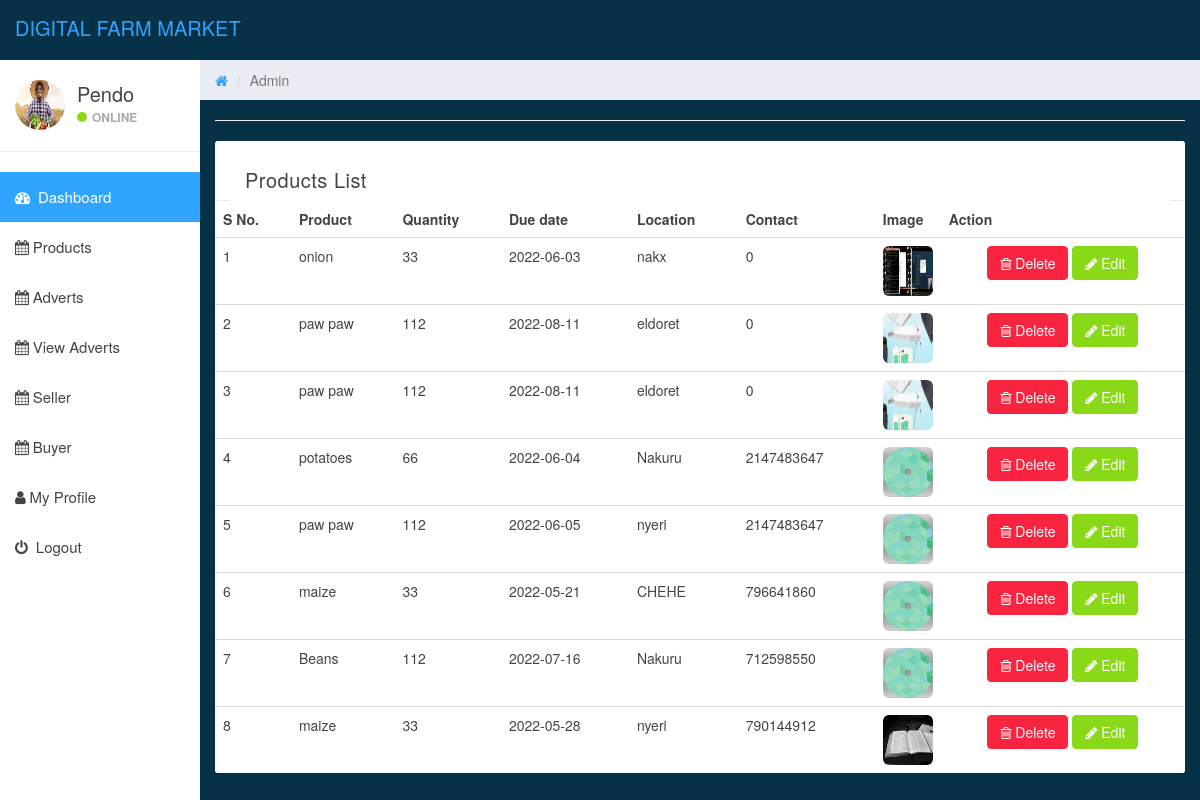
The app's page /admin/products.php (signed in) with its own data.
### tables this page shows
CREATE TABLE `product` (
  `id` int(33) NOT NULL,
  `sellerid` int(25) NOT NULL,
  `product` text NOT NULL,
  `quantity` varchar(12) NOT NULL,
  `date` date NOT NULL,
  `image` varchar(233) NOT NULL,
  `location` varchar(23) NOT NULL,
  `Price` int(33) NOT NULL,
  `contact` int(14) NOT NULL
);

### admin/products.php (the view, shortened to what this page needs)
<?php
include('../includes/dbconnect.php');
  ?>
<!DOCTYPE html>
<html>
<head>
	<link href="../css/bootstrap.min.css" rel="stylesheet">
	<link href="../css/font-awesome.min.css" rel="stylesheet">
	<link href="../css/datepicker3.css" rel="stylesheet">
	<link href="../css/styles.css" rel="stylesheet">
</head>
<body>
	<?php include_once('../includes/header.php');?>
	<?php include_once('../includes/sidebarADMIN.php');?>
	<div class="col-sm-9 col-sm-offset-3 col-lg-10 col-lg-offset-2 main">
		<div class="row">
			<ol class="breadcrumb">
				<li><a href="#">
					<em class="fa fa-home"></em>
				</a></li>
				<li class="active">Admin</li>
			</ol>
		</div>
	<div class="row ">
			<div class="col-lg-12 ">
		<hr/>
    <div class="panel panel-default">
        <div class="panel-heading">
            <h4 class="modal-title" id="myModalLabel">
			<div class="panel panel-primary">
			<div class="panel-heading">
			Products List
			</div>
			</div>
			</h4>
     </div>
         <table class="table table-dark table-hover">
                <tr><th>S No.</th>
            <th>Product</th>
            <th>Quantity</th>
            <th>Due date</th>
            <th>Location</th>
            <th>Contact</th>
            <th>Image</th>
            <th>Action</th>
                </tr>
<?php
$ret=mysqli_query($con,"select * from product ");
$cnt=1;
while ($row=mysqli_fetch_array($ret)) {
?>
        <tr><td><?php echo $cnt;?></td>
       	<td><?php echo $row ['product'];?></td>
        <td><?php echo $row ['quantity'];?></td>
        <td><?php echo $row ['date'];?></td>
        <td><?php echo $row ['location'];?></td>
        <td><?php echo $row ['contact'];?></td>
        <td width="50"><img src="<?php echo $row['image']; ?>" width="50" height="50" class="img-rounded"></td>
        <td style="text-align:center">
		<a rel="tooltip"  title="Delete" id="<?php  ?>" href="#delete_user" data-target="#delete_user<?php ?>" data-toggle="modal"class="btn btn-danger btn-outline"><i class="fa fa-trash-o"></i> Delete</a>
		<a rel="tooltip"  title="Edit" id="<?php?>" href="#edit_candidate<?php  ?>"  data-toggle="modal"class="btn btn-success btn-outline"><i class="fa fa-pencil"></i> Edit</a>
		</td>
                </tr>
<?php
$cnt=$cnt+1;
}?>
                 </table>
                        </div>
                    </div>
            </div>
        </div>
						<div class="col-md-12">
						</div>
</body>
</html>

### includes/sidebarADMIN.php (shortened to what this page needs)
<?php
include('../includes/dbconnect.php');
?>
<div id="sidebar-collapse" class="col-sm-3 col-lg-2 sidebar">
        <div class="profile-sidebar">
            <div class="profile-userpic">
                <img src="../farmer.jpg" class="img-responsive" alt="">
            </div>
            <div class="profile-usertitle">
    <?php
$uid=$_SESSION['adminid'];
$ret=mysqli_query($con,"select name from admin where id='$uid'");
$row=mysqli_fetch_array($ret);
$username=$row['name'];
?>
                <div class="profile-usertitle-name"><?php echo $username; ?></div>
                <div class="profile-usertitle-status"><span class="indicator label-success"></span>Online</div>
            </div>
        </div>
        <ul class="nav menu">
            <li class="active"><a href="dashboardADMIN.php"><em class="fa fa-dashboard">&nbsp;</em> Dashboard</a></li>
            <li class=""><a href="products.php"><em class="fa fa-calendar">&nbsp;</em>Products</a></li>
           <li class=""><a href="adverts.php"><em class="fa fa-calendar">&nbsp;</em>Adverts</a></li>
           <li class=""><a href="viewadverts.php"><em class="fa fa-calendar">&nbsp;</em>View Adverts </a></li>
           <li class=""><a href="sellers.php"><em class="fa fa-calendar">&nbsp;</em>Seller </a></li>
           <li class=""><a href="buyers.php"><em class="fa fa-calendar">&nbsp;</em>Buyer </a></li>
            <li><a href="user-profile.php"><em class="fa fa-user">&nbsp;</em>My Profile</a></li>
            <li><a href="../logout.php"><em class="fa fa-power-off">&nbsp;</em> Logout</a></li>
        </ul>
    </div>

### css/styles.css (style rules this page uses)
body { background: #063146; padding-top: 60px; font-size: 14px; color: #444444; font-family: "Montserrat", "Helvetica Neue", Helvetica, Arial, sans-serif; }
a, a:hover, a:focus { color: #30a5ff; }
h1, h2, h3, h4, h5, h6 { color: #444444; }
h3, h4 { font-weight: 300; }
.btn-success, .btn-success:hover, .btn-success:focus, .btn-success:active, .btn-success.active, .open > .dropdown-toggle.btn-success, .btn-success.disabled, .btn-success[disabled], fieldset[disabled] .btn-success, .btn-success.disabled:hover, .btn-success[disabled]:hover, fieldset[disabled] .btn-success:hover, .btn-success.disabled:focus, .btn-success[disabled]:focus, fieldset[disabled] .btn-success:focus, .btn-success.disabled:active, .btn-success[disabled]:active, fieldset[disabled] .btn-success:active, .btn-success.disabled.active, .btn-success[disabled].active, fieldset[disabled] .btn-success.active { background-color: #8ad919; border-color: #8ad919; }
.btn-danger, .btn-danger:hover, .btn-danger:focus, .btn-danger:active, .btn-danger.active, .open > .dropdown-toggle.btn-danger, .btn-danger.disabled, .btn-danger[disabled], fieldset[disabled] .btn-danger, .btn-danger.disabled:hover, .btn-danger[disabled]:hover, fieldset[disabled] .btn-danger:hover, .btn-danger.disabled:focus, .btn-danger[disabled]:focus, fieldset[disabled] .btn-danger:focus, .btn-danger.disabled:active, .btn-danger[disabled]:active, fieldset[disabled] .btn-danger:active, .btn-danger.disabled.active, .btn-danger[disabled].active, fieldset[disabled] .btn-danger.active { background-color: #f9243f; border-color: #f9243f; }
.label-success { background-color: #8ad919; }
.panel { border: 0; }
.panel-primary > .panel-heading { background-color: #30a5ff; color: #fff; border: none; }
.panel-heading { font-size: 20px; font-weight: 300; letter-spacing: 0.025em; height: 60px; line-height: 38px; }
.panel-default .panel-heading { background: #fff; border-bottom: 1px solid #e9ecf2; color: #444444; }
.sidebar { display: block; padding: 0; display: none; box-shadow: none; background: #fff; }
.sidebar ul { margin: 20px 0px; }
@media (min-width: 768px) { .sidebar { display: block; position: fixed; top: 60px; bottom: 0; left: 0; z-index: 1000; display: block; margin: 0; padding: 0; overflow-x: hidden; overflow-y: auto; } }
.sidebar ul.nav .active a, .sidebar ul.nav li.parent a.active, .sidebar ul.nav .active > a:hover, .sidebar ul.nav li.parent a.active:hover, .sidebar ul.nav .active > a:focus, .sidebar ul.nav li.parent a.active:focus { color: #fff; background-color: #30a5ff; }
.sidebar ul.nav li a { height: 50px; font-size: 15px; line-height: 2em; color: #444444; }
.profile-sidebar { padding: 10px 0; border-bottom: 1px solid #e9ecf2; }
.indicator { width: 10px; height: 10px; display: inline-block; border-radius: 9999px; margin-right: 5px; }
.profile-userpic img { float: left; margin: 10px 0px 0px 15px; width: 50px; height: 50px; border-radius: 9999px !important; }
.profile-usertitle { float: left; text-align: left; margin: 10px 0 0 12px; }
.profile-usertitle-name { font-size: 20px; margin-bottom: 0px; }
.profile-usertitle-status { text-transform: uppercase; color: #AAA; font-size: 12px; font-weight: 600; margin-bottom: 15px; }
.breadcrumb { border-radius: 0; padding: 10px 15px 10px 15px; background: #e9ecf2; margin: 0; }
.table { background: #fff; }

### records on screen
product: product "onion", quantity "33", date "2022-06-03", location "nakx", contact "0", image (picture)
product: product "paw paw", quantity "112", date "2022-08-11", location "eldoret", contact "0", image (picture)
product: product "paw paw", quantity "112", date "2022-08-11", location "eldoret", contact "0", image (picture)
product: product "potatoes", quantity "66", date "2022-06-04", location "Nakuru", contact "2147483647", image (picture)
product: product "paw paw", quantity "112", date "2022-06-05", location "nyeri", contact "2147483647", image (picture)
product: product "maize", quantity "33", date "2022-05-21", location "CHEHE", contact "796641860", image (picture)
product: product "Beans", quantity "112", date "2022-07-16", location "Nakuru", contact "712598550", image (picture)
product: product "maize", quantity "33", date "2022-05-28", location "nyeri", contact "790144912", image (picture)

### other values on screen
$username "Pendo"
